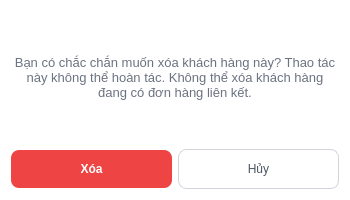
<?xml version="1.0" encoding="UTF-8"?>
<ui version="4.0">
 <class>Dialog</class>
 <widget class="QDialog" name="Dialog">
  <property name="geometry">
   <rect>
    <x>0</x>
    <y>0</y>
    <width>350</width>
    <height>200</height>
   </rect>
  </property>
  <property name="windowTitle">
   <string>Dialog</string>
  </property>
  <property name="styleSheet">
   <string notr="true">/* 1. Tổng thể Cửa sổ Dialog */
QDialog#Dialog {
    background-color: #ffffff;
    font-family: &quot;Inter&quot;, &quot;Segoe UI&quot;, sans-serif;
}

/* 2. Nội dung thông báo cảnh báo */
QLabel#lblCanhBao {
     font-size: 13px;
    font-weight: 400; /* Regular cấp độ 4 [cite: 64] */
    color: #6b7280;   /* Màu xám nhạt để làm dịu thông tin phụ */
}

/* 3. Nút XÓA (Màu đỏ rực rỡ - Red Danger) */
QPushButton#btnXoa {
    background-color: #ef4444; /* Màu đỏ thương hiệu từ Figma */
    color: #ffffff;
    font-weight: 700;
    border: none;
    border-radius: 8px; /* Bo góc đồng bộ deleteNV.png */
    padding: 12px 24px;
    min-width: 100px;
}

QPushButton#btnXoa:hover {
    background-color: #dc2626; /* Đỏ đậm hơn khi di chuột qua */
}

/* 4. Nút HỦY (Màu trắng viền xám - Secondary) */
QPushButton#btnHuy {
    background-color: #ffffff;
    color: #4b5563;
    border: 1px solid #d1d5db; /* Viền xám mảnh chuẩn Figma */
    border-radius: 8px;
    padding: 12px 24px;
    min-width: 100px;
}

QPushButton#btnHuy:hover {
    background-color: #f3f4f6; /* Xám cực nhạt khi hover */
}</string>
  </property>
  <layout class="QVBoxLayout" name="verticalLayout">
   <item>
    <widget class="QLabel" name="lblCanhBao">
     <property name="text">
      <string>Bạn có chắc chắn muốn xóa khách hàng này? Thao tác này không thể hoàn tác. Không thể xóa khách hàng đang có đơn hàng liên kết.</string>
     </property>
     <property name="alignment">
      <set>Qt::AlignCenter</set>
     </property>
     <property name="wordWrap">
      <bool>true</bool>
     </property>
    </widget>
   </item>
   <item>
    <layout class="QHBoxLayout" name="horizontalLayout">
     <item>
      <widget class="QPushButton" name="btnXoa">
       <property name="text">
        <string>Xóa</string>
       </property>
      </widget>
     </item>
     <item>
      <widget class="QPushButton" name="btnHuy">
       <property name="text">
        <string>Hủy</string>
       </property>
      </widget>
     </item>
    </layout>
   </item>
  </layout>
 </widget>
 <resources/>
 <connections/>
</ui>
